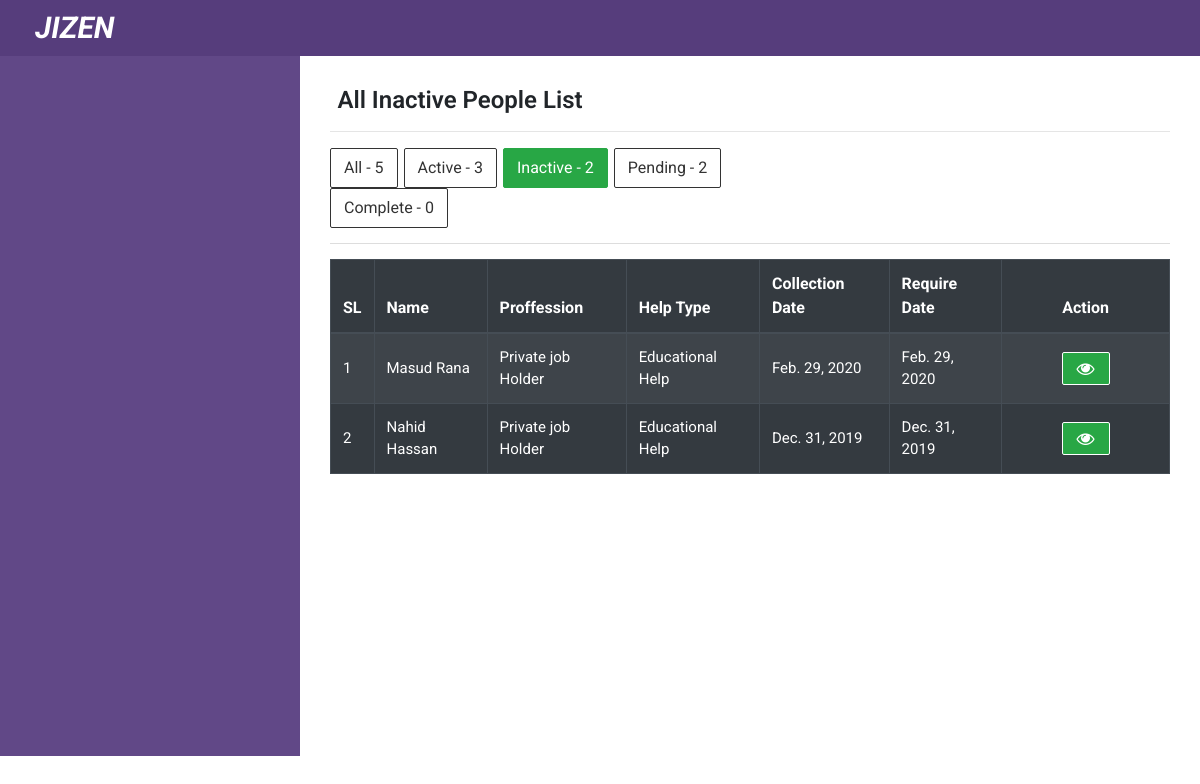
The page /dashboard/poor/poor-list-inactive on the database as committed earlier.
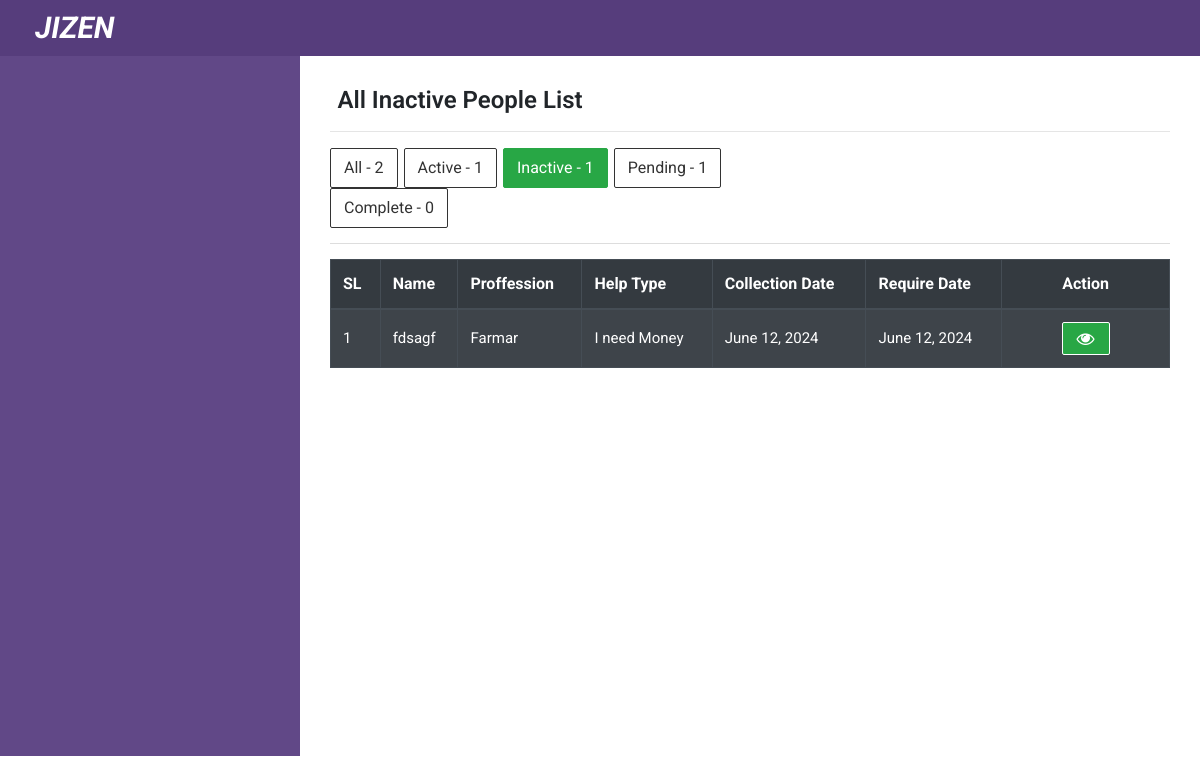
The same page on the database as committed later.
### poorapp/models.py (models this page shows, shortened)
class Receivers(models.Model):
    name                    = models.CharField(max_length=150)
    email                   = models.EmailField(max_length=150, blank=True)
    mobile_number           = models.IntegerField()
    password                = models.CharField(max_length = 30, default="123456")
    aplicant_proffessions   = models.ForeignKey('ApplicantProffession', on_delete=models.CASCADE)
    gender_list = (
        ('F','Female'),
        ('M','Male'),
        ('O','Other')
    )
    aplicant_gender         = models.CharField(max_length=1,default = 1,choices=gender_list)
    aplicant_age            = models.IntegerField(default=30)
    image                   = models.ImageField(upload_to='uploads/')
    father_name             = models.CharField(max_length=150)
    father_proffession      = models.ForeignKey('FatherProffession', on_delete=models.CASCADE)
    father_contact_number   = models.IntegerField()
    mother_name             = models.CharField(max_length=150)
    help_type               = models.ForeignKey('HelpCategory', on_delete=models.CASCADE)
    amount                  = models.IntegerField()
    amount_received         = models.IntegerField(default=0)
    require_date            = models.DateField()
    city_name               = models.ForeignKey(CityList, on_delete= models.CASCADE)
    district_name           = models.ForeignKey(DistrictList, on_delete= models.CASCADE)
    post_code               = models.CharField(max_length=20)
    address                 = models.TextField(max_length=500)
    payment_type            = models.ForeignKey('PaymentType', on_delete=models.CASCADE, default=0,null=True)
    payment_type_account    = models.IntegerField(blank=True,null=True)
    identity_document_lists = (
        ('DL','Driving License'),
        ('PP','Passport'),
        ('NC','NID Card'),
        ('BC','Birth Certificate'),
    )
    identity_doc_type       = models.CharField(max_length=2, choices=identity_document_lists)
    identity_doc            = models.ImageField(upload_to='uploads/')
    identity_doc_number     = models.IntegerField(blank=True)
    document_file_one       = models.ImageField(upload_to='uploads/', blank=True)
    problem_description     = RichTextField(blank=True,null=True)
    status                  = models.BooleanField(default=False)
    complete_status         = models.BooleanField(default=False)
    timestamp               = models.DateField(auto_now_add=True, auto_now=False)
    update                  = models.DateField(auto_now=True, auto_now_add=False)
    cloth_count             = models.IntegerField(default=0);
    cloth_size              = models.CharField(max_length=200,default='0');
    edu_items               = models.CharField(max_length=300,default='');
    food_quantity           = models.IntegerField(default=0);
    food_time               = models.CharField(max_length=200,null=True, blank=True);

class ApplicantProffession(models.Model):
    proffession_type = models.CharField(max_length=50)
    def __str__(self):
        return self.proffession_type

class HelpCategory(models.Model):
    category_name = models.CharField(max_length=50)
    def __str__(self):
        return self.category_name

### poorapp/views.py (the view)
# urls.py: path('poor/poor-list-inactive', views.poor_lists_inactive, name='poor_list_inactive'),
def poor_lists_inactive(request):
    total = models.Receivers.objects.all().count()
    poor_list_active = models.Receivers.objects.filter(status=True,complete_status=False).order_by('timestamp').count()
    poor_list_inactive = models.Receivers.objects.filter(status=False).order_by('timestamp')
    poor_list_pending = models.Receivers.objects.filter(complete_status=False,status=False).order_by('timestamp').count()
    poor_list_complete = models.Receivers.objects.filter(complete_status=True).order_by('timestamp').count()
    total_inactive = poor_list_inactive.count()
    context = {
        'poor_list':poor_list_inactive,
        'poor_list_active':poor_list_active,
        'poor_list_pending':poor_list_pending,
        'poor_list_complete':poor_list_complete,
        'total_inactive':total_inactive,
        'total':total
    }
    return render(request,'poorapp/poor_list_inactive.html',context)

### templates/poorapp/poor_list_inactive.html (shortened to what this page needs)
{% extends 'dashboard-base.html' %}
{% load data_load %}
{% block dashboard %}
    <div class="dashboard_topbar">
        <div class="row">
            <div class="col-sm-4">
                <h2 class="fweight-600 fsize-24 align-center">
                    All Inactive People List
                </h2>
            </div>
        </div>
    </div>
    <hr>
    <div class="add_poor_area">
        <div class="search_option">
            <div class="row">
                <div class="col-sm-7">
                    <div class="button_search_option">
                        <ul>
                            <li><a href="{% url 'poorapp:poor_list_all' %}">All - <span>{{total}}</span></a></li>
                            <li><a href="{% url 'poorapp:poor_list' %}">Active - <span>{{poor_list_active}}</span></a></li>
                            <li><a class="active" href="{% url 'poorapp:poor_list_inactive' %}">Inactive - <span>{{total_inactive}}</span></a></li>
                            <li><a href="{% url 'poorapp:poor_list_pending' %}">Pending - <span>{{poor_list_pending}}</span></a></li>
                            <li><a href="{% url 'poorapp:poor_list_complete' %}">Complete - <span>{{poor_list_complete}}</span></a></li>
                        </ul>
                    </div>
                </div>
            </div>
        </div>
        {% if poor_list %}
        <table class="table table-bordered table-dark table-hover table-striped">
            <thead class="table-dark">
                <tr>
                    <th>SL</th>
                    <th>Name</td>
                    <th>Proffession</td>
                    <th>Help Type</td>
                    <th>Collection Date</td>
                    <th>Require Date</td>
                    <th class="align-center">Action</td>
                </tr>
            </thead>
            <tbody>
                    {% for poor in poor_list %}
                    <tr>
                        <td scope="row">{{forloop.counter}}</td>
                        <td>{{poor.name}}</td>
                        <td>{{poor.aplicant_proffessions}}</td>
                        <td>{{poor.help_type}}</td>
                        <td>{{poor.require_date}}</td>
                        <td>{{poor.require_date}}</td>
                        <td class="action light width-20 align-center">
                            <a target="_blank" href="{% url 'commonapp:single_poor_people' poor.id %}"><i class="fa fa-eye"></i></a>
                        </td>
                    </tr>
                    {% endfor %}
        </tbody>
        </table>
        {% else %}
        <h2 class="align-center fweight-600 fsize-20" style="color: red;">There is no Inactive Data</h2>
        {% endif %}
    </div>
{% endblock dashboard %}

Rows that differ between the two databases and show on the page:
removed Receivers: name "Masud Rana", aplicant_proffessions "Private job Holder", help_type "Educational Help", require_date "Feb. 29, 2020"
removed Receivers: name "Nahid Hassan", aplicant_proffessions "Private job Holder", help_type "Educational Help", require_date "Dec. 31, 2019"
added Receivers: name "fdsagf", aplicant_proffessions "Farmar", help_type "I need Money", require_date "June 12, 2024"
Other text that changed with them:
{{ total }}: "5" → "2"
{{ poor_list_active }}: "3" → "1"
{{ total_inactive }}: "2" → "1"
{{ poor_list_pending }}: "2" → "1"
